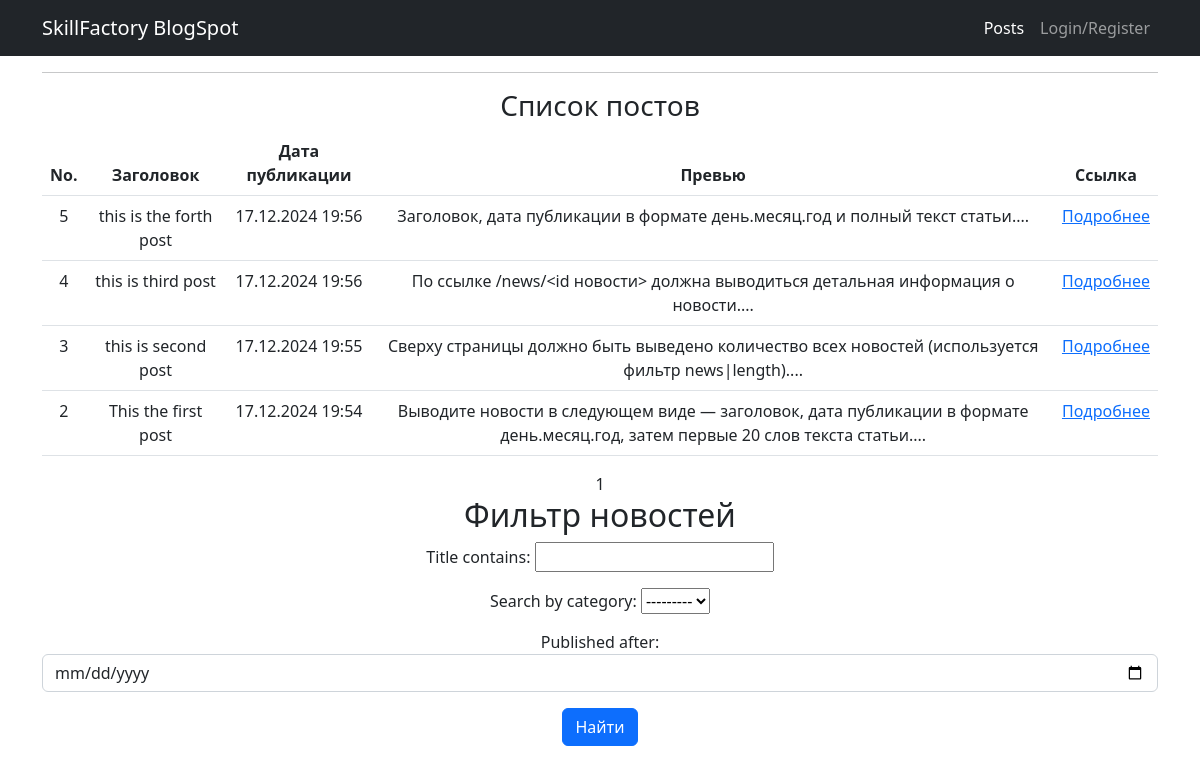
/posts/, run on an earlier commit of the app's database.
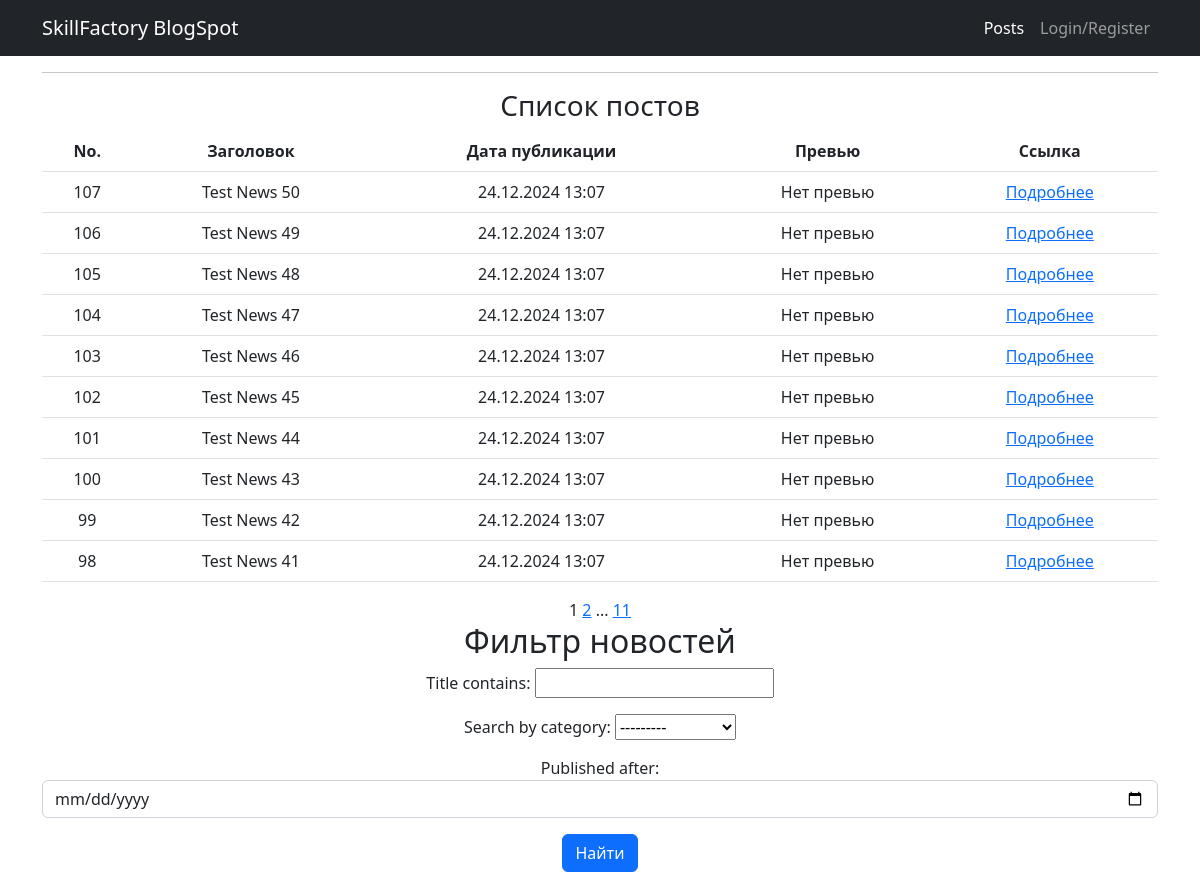
And on a later commit of the database.
### post/models.py (models this page shows, shortened)
class Posts(models.Model):
    blog_type = models.CharField(
        max_length=20,
        choices=BLOG_CHOICES,
        default='Article'
    )
    title = models.CharField(max_length=75, blank=False)
    body = models.TextField(blank=False, default='Empty field')
    preview = models.CharField(max_length=127, blank=True)  # Интеграция поля preview
    slug = models.SlugField()
    date = models.DateTimeField(auto_now_add=True)
    categories = models.ManyToManyField(Category, related_name="PostCategory")
    def get_absolute_url_detail(self):
        return reverse('post_detail', kwargs={'pk': self.pk})
    class Meta:
        ordering = ['-id']

### post/views.py (the view)
# urls.py: path('', PostsList.as_view(), name='posts_list'),
class PostsList(ListView):
    model = Posts
    ordering = '-id'
    template_name = 'posts.html'
    context_object_name = 'posts'
    paginate_by = 10
    def get_queryset(self):
        queryset = super().get_queryset()
        self.filterset = PostsFilter(self.request.GET, queryset)
        if not any(self.request.GET.values()) or not self.filterset.is_valid():
            return queryset
        return self.filterset.qs
    def get_context_data(self, **kwargs):
        context = super().get_context_data(**kwargs)
        context['filterset'] = self.filterset
        return context

### author/context_processors.py (called while the page is built)
def is_author(request):
    if request.user.is_authenticated:
        return {'is_author': Group.objects.filter(name='author', user=request.user).exists()}
    return {'is_author': False}

### category/models.py (called while the page is built)
    def __str__(self):
        return self.name

### templates/posts.html (shortened to what this page needs)
{% extends 'flatpages/default.html' %}
{% load custom_filters %}
{% block content %}
    <hr>
    <h3>Список постов</h3>
    <table class="table">
        <thead>
            <tr>
                <th>No.</th>
                <th>Заголовок</th>
                <th>Дата публикации</th>
                <th>Превью</th>
                <th>Ссылка</th>
            </tr>
        </thead>
        <tbody>
            {% for post in posts %}
            <tr>
                <td>{{ post.id }}</td>
                <td>{{ post.title }}</td>
                <td>{{ post.date|date:"d.m.Y H:i" }}</td>
                <td>{{ post.preview|default:"Нет превью" }}</td>
                <td><a href="{{ post.get_absolute_url_detail }}">Подробнее</a></td>
            </tr>
            {% empty %}
            <tr>
                <td colspan="5">Нет постов, соответствующих фильтру.</td>
            </tr>
            {% endfor %}
        </tbody>
    </table>
   {{ page_obj.number }}
   {% if page_obj.has_next %}
       <a href="?page={{ page_obj.next_page_number }}">{{ page_obj.next_page_number }}</a>
       {% if paginator.num_pages != page_obj.next_page_number %}
           ...
           <a href="?page={{ page_obj.paginator.num_pages }}">{{ page_obj.paginator.num_pages }}</a>
       {% endif %}
   {% endif %}
    <h2>Фильтр новостей</h2>
    <form method="get">
        {{ filterset.form.as_p }}
        <button type="submit" class="btn btn-primary">Найти</button>
    </form>
{% endblock content %}

What changed in the data, as far as the page shows it:
no longer on this page (row unchanged): Posts: id "5", title "this is the forth post", date "17.12.2024 19:56", preview "Заголовок, дата публикации в формате день.месяц.год и полный текст статьи...."
no longer on this page (row unchanged): Posts: id "4", title "this is third post", date "17.12.2024 19:56", preview "По ссылке /news/<id новости> должна выводиться детальная информация о новости...."
no longer on this page (row unchanged): Posts: id "3", title "this is second post", date "17.12.2024 19:55", preview "Сверху страницы должно быть выведено количество всех новостей (используется фильтр news|length)...."
no longer on this page (row unchanged): Posts: id "2", title "This the first post", date "17.12.2024 19:54", preview "Выводите новости в следующем виде — заголовок, дата публикации в формате день.месяц.год, затем первые 20 слов текста статьи...."
added Posts: id "107", title "Test News 50", date "24.12.2024 13:07", preview "Нет превью"
added Posts: id "106", title "Test News 49", date "24.12.2024 13:07", preview "Нет превью"
added Posts: id "105", title "Test News 48", date "24.12.2024 13:07", preview "Нет превью"
added Posts: id "104", title "Test News 47", date "24.12.2024 13:07", preview "Нет превью"
added Posts: id "103", title "Test News 46", date "24.12.2024 13:07", preview "Нет превью"
added Posts: id "102", title "Test News 45", date "24.12.2024 13:07", preview "Нет превью"
added Posts: id "101", title "Test News 44", date "24.12.2024 13:07", preview "Нет превью"
added Posts: id "100", title "Test News 43", date "24.12.2024 13:07", preview "Нет превью"
added Posts: id "99", title "Test News 42", date "24.12.2024 13:07", preview "Нет превью"
added Posts: id "98", title "Test News 41", date "24.12.2024 13:07", preview "Нет превью"
Also different on the page:
{{ page_obj.next_page_number }}: (not shown) → "2"
{{ page_obj.paginator.num_pages }}: (not shown) → "11"
